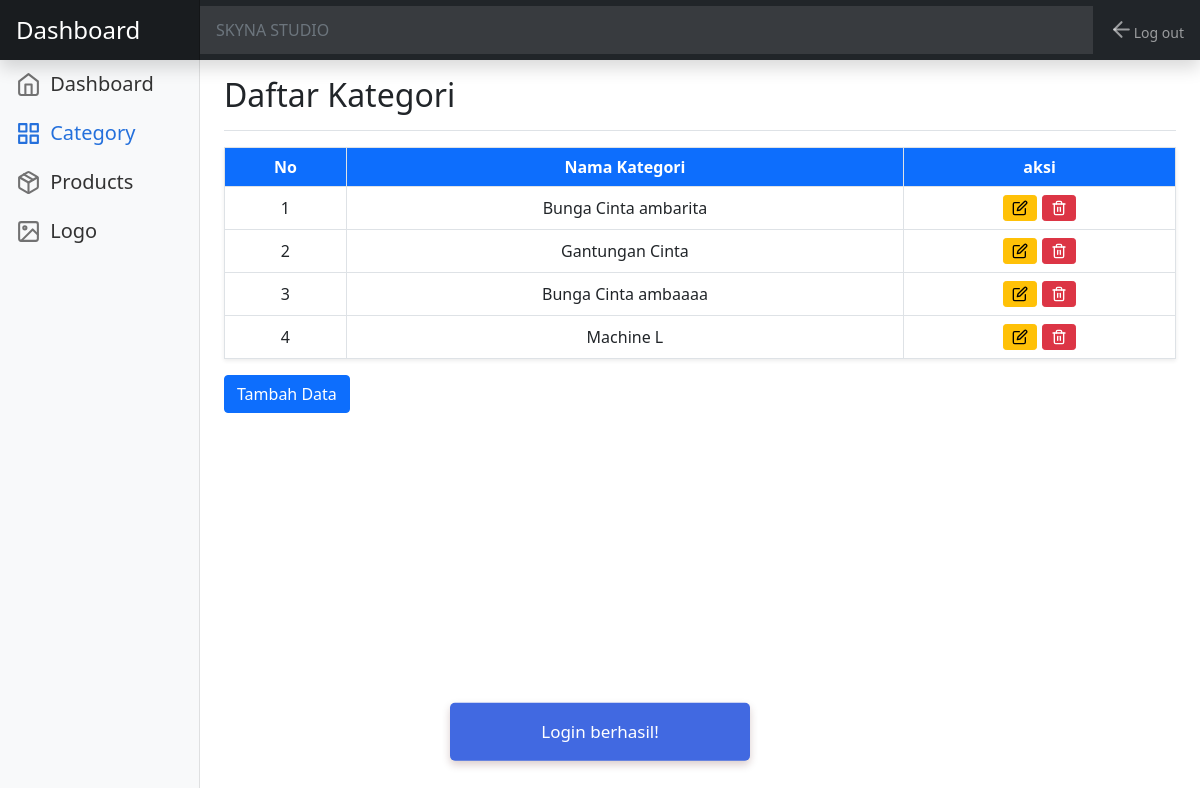
The app's page /dashboard/category/index.php (signed in) with its own data.
### tables this page shows
CREATE TABLE `kategori` (
  `id` int NOT NULL,
  `kategori` varchar(255) NOT NULL
);

### functions.php (called while the page is built, shortened)
<?php
$servername = "localhost";
$username = "root";
$password = "";
$dbname = "skyna_studio";
$conn = new mysqli($servername, $username, $password, $dbname);
function getTableData($tableName)
{
    global $conn;
    $query = "SELECT * FROM $tableName";
    $result = $conn->query($query);
    $data = [];
    while ($row = $result->fetch_assoc()) {
        $data[] = $row;
    }
    return $data;
}

### dashboard/category/index.php (the view, shortened to what this page needs)
<?php
include '../../functions.php';
$categories = getTableData('kategori');
include '../popup.php';
?>
<!doctype html>
<html lang="en">
<head>
    <link href="../assets/dist/css/bootstrap.min.css" rel="stylesheet">
    <link href="../dashboard.css" rel="stylesheet">
</head>
<body>
    <header class="navbar navbar-dark sticky-top bg-dark flex-md-nowrap p-0 shadow">
        <a class="navbar-brand col-md-3 col-lg-2 me-0 px-3" href="#">Dashboard</a>
        <input class="form-control form-control-dark w-100" type="text" placeholder="SKYNA STUDIO" aria-label="Search">
        <?php include '../head.php'; ?>
    </header>
    <div class="container-fluid">
        <div class="row">
            <nav id="sidebarMenu" class="col-md-3 col-lg-2 d-md-block bg-light sidebar collapse">
                <div class="position-sticky pt-3">
                    <ul class="nav flex-column">
                        <li class="nav-item">
                            <h5>
                                <a class="nav-link" aria-current="page" href="../">
                                    <span data-feather="home"></span>
                                    Dashboard
                                </a>
                            </h5>
                        </li>
                        <li class="nav-item">
                            <h5>
                                <a class="nav-link active" href="index.php">
                                    <span data-feather="grid"></span>
                                    Category
                                </a>
                            </h5>
                        </li>
                        <li class="nav-item">
                            <h5>
                                <a class="nav-link" href="../products/">
                                    <span data-feather="package"></span>
                                    Products
                                </a>
                            </h5>
                        </li>
                        <li class="nav-item">
                            <h5>
                                <a class="nav-link" href="../logo/header.php">
                                    <span data-feather="image"></span>
                                    Logo
                                </a>
                            </h5>
                        </li>
                    </ul>
                </div>
            </nav>
            <main class="col-md-9 ms-sm-auto col-lg-10 px-md-4">
                <div class="d-flex justify-content-between flex-wrap flex-md-nowrap align-items-center pt-3 pb-2 mb-3 border-bottom">
                    <h1 class="h2">Daftar Kategori</h1>
                </div>
                <table class="table table-bordered product-table shadow-sm">
                    <thead>
                        <tr>
                            <th>No</th>
                            <th>Nama Kategori</th>
                            <th>aksi</th>
                        </tr>
                    </thead>
                    <tbody>
                        <?php
                        $no = 1;
                        if (count($categories) == 0) {
                            echo "<tr><td colspan='7' class='text-center'>Data Produk Kosong</td></tr>";
                        } else {
                            foreach ($categories as $category) : ?>
                                <tr>
                                    <td><?= $no++; ?></td>
                                    <td><?= htmlspecialchars($category['kategori']); ?></td>
                                    <td class="action-buttons">
                                        <a href="edit.php?id=<?= $category['id']; ?>" class="btn btn-warning btn-sm"><i data-feather="edit" style="width: 16px; height: 16px"></i></a>
                                        <a href="hapus.php?id=<?= $category['id']; ?>" class="btn btn-danger btn-sm" onclick="return confirm('Apakah Anda yakin ingin menghapus data ini?')">
                                            <i data-feather="trash-2" style="width: 16px; height: 16px"></i>
                                        </a>
                                    </td>
                                </tr>
                        <?php endforeach;
                        } ?>
                    </tbody>
                </table>
                <button type="button" class="btn btn-primary mb-3" data-bs-toggle="modal" data-bs-target="#addCategoryModal">
                    Tambah Data
                </button>
        </div>
    </div>
</body>
</html>

### dashboard/dashboard.css (style rules this page uses)
body { font-size: .875rem; }
.feather { width: 25px; height: 25px; vertical-align: text-bottom; }
.sidebar { position: fixed; top: 0; bottom: 0; left: 0; z-index: 100; padding: 48px 0 0; box-shadow: inset -1px 0 0 rgba(0, 0, 0, .1); }
.sidebar .nav-link { font-weight: 500; color: #333; }
.sidebar .nav-link .feather { margin-right: 4px; color: #727272; }
.sidebar .nav-link.active { color: #2470dc; }
.sidebar .nav-link:hover .feather, .sidebar .nav-link.active .feather { color: inherit; }
.navbar-brand { padding-top: .75rem; padding-bottom: .75rem; font-size: 1.5rem; background-color: rgba(0, 0, 0, .25); box-shadow: inset -1px 0 0 rgba(0, 0, 0, .25); }
.navbar .form-control { padding: .75rem 1rem; border-width: 0; border-radius: 0; }
.form-control-dark { color: #fff; background-color: rgba(255, 255, 255, .1); border-color: rgba(255, 255, 255, .1); }

### dashboard/category/index.php (style rules this page uses)
.product-table th { background-color: #0d6efd; color: white; text-align: center; }
.product-table td { vertical-align: middle; text-align: center; }

### records on screen
kategori: kategori "Bunga Cinta ambarita"
kategori: kategori "Gantungan Cinta"
kategori: kategori "Bunga Cinta ambaaaa"
kategori: kategori "Machine L"

### other values on screen
$_SESSION['message'] "Login berhasil!"
